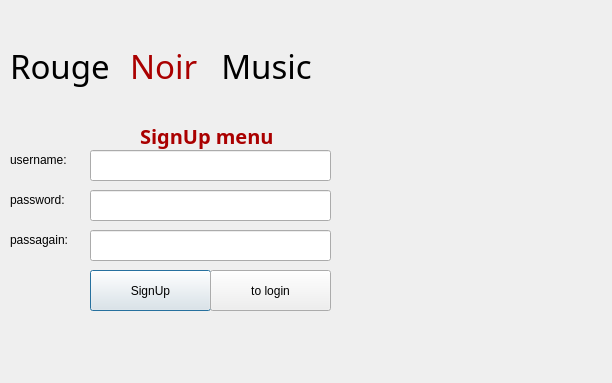
<?xml version="1.0" encoding="UTF-8"?>
<ui version="4.0">
 <class>Signup</class>
 <widget class="QDialog" name="Signup">
  <property name="geometry">
   <rect>
    <x>0</x>
    <y>0</y>
    <width>612</width>
    <height>383</height>
   </rect>
  </property>
  <property name="windowTitle">
   <string>Dialog</string>
  </property>
  <property name="styleSheet">
   <string notr="true">#Signup
{
border-image: url(:/icon/icon/loginandsignup.jpg);
}</string>
  </property>
  <widget class="QPushButton" name="pushButton_signup">
   <property name="geometry">
    <rect>
     <x>90</x>
     <y>270</y>
     <width>121</width>
     <height>41</height>
    </rect>
   </property>
   <property name="text">
    <string>SignUp</string>
   </property>
  </widget>
  <widget class="QLineEdit" name="lineEdit_u">
   <property name="geometry">
    <rect>
     <x>90</x>
     <y>150</y>
     <width>241</width>
     <height>31</height>
    </rect>
   </property>
  </widget>
  <widget class="QLineEdit" name="lineEdit_p">
   <property name="geometry">
    <rect>
     <x>90</x>
     <y>190</y>
     <width>241</width>
     <height>31</height>
    </rect>
   </property>
  </widget>
  <widget class="QLabel" name="label_pass">
   <property name="geometry">
    <rect>
     <x>10</x>
     <y>190</y>
     <width>81</width>
     <height>20</height>
    </rect>
   </property>
   <property name="text">
    <string>password:</string>
   </property>
  </widget>
  <widget class="QLabel" name="label">
   <property name="geometry">
    <rect>
     <x>140</x>
     <y>120</y>
     <width>251</width>
     <height>31</height>
    </rect>
   </property>
   <property name="palette">
    <palette>
     <active>
      <colorrole role="WindowText">
       <brush brushstyle="SolidPattern">
        <color alpha="255">
         <red>170</red>
         <green>0</green>
         <blue>0</blue>
        </color>
       </brush>
      </colorrole>
     </active>
     <inactive>
      <colorrole role="WindowText">
       <brush brushstyle="SolidPattern">
        <color alpha="255">
         <red>170</red>
         <green>0</green>
         <blue>0</blue>
        </color>
       </brush>
      </colorrole>
     </inactive>
     <disabled>
      <colorrole role="WindowText">
       <brush brushstyle="SolidPattern">
        <color alpha="255">
         <red>120</red>
         <green>120</green>
         <blue>120</blue>
        </color>
       </brush>
      </colorrole>
     </disabled>
    </palette>
   </property>
   <property name="font">
    <font>
     <family>Adobe Caslon Pro</family>
     <pointsize>15</pointsize>
     <weight>75</weight>
     <bold>true</bold>
    </font>
   </property>
   <property name="text">
    <string>SignUp menu</string>
   </property>
  </widget>
  <widget class="QPushButton" name="pushButton_tologin">
   <property name="geometry">
    <rect>
     <x>210</x>
     <y>270</y>
     <width>121</width>
     <height>41</height>
    </rect>
   </property>
   <property name="text">
    <string>to login</string>
   </property>
  </widget>
  <widget class="QLabel" name="label_uname">
   <property name="geometry">
    <rect>
     <x>10</x>
     <y>150</y>
     <width>81</width>
     <height>20</height>
    </rect>
   </property>
   <property name="text">
    <string>username:</string>
   </property>
  </widget>
  <widget class="QLineEdit" name="lineEdit_p_2">
   <property name="geometry">
    <rect>
     <x>90</x>
     <y>230</y>
     <width>241</width>
     <height>31</height>
    </rect>
   </property>
  </widget>
  <widget class="QLabel" name="label_pass_2">
   <property name="geometry">
    <rect>
     <x>10</x>
     <y>230</y>
     <width>81</width>
     <height>20</height>
    </rect>
   </property>
   <property name="text">
    <string>passagain:</string>
   </property>
  </widget>
  <widget class="QLabel" name="label_3">
   <property name="geometry">
    <rect>
     <x>130</x>
     <y>30</y>
     <width>161</width>
     <height>71</height>
    </rect>
   </property>
   <property name="palette">
    <palette>
     <active>
      <colorrole role="WindowText">
       <brush brushstyle="SolidPattern">
        <color alpha="255">
         <red>170</red>
         <green>0</green>
         <blue>0</blue>
        </color>
       </brush>
      </colorrole>
     </active>
     <inactive>
      <colorrole role="WindowText">
       <brush brushstyle="SolidPattern">
        <color alpha="255">
         <red>170</red>
         <green>0</green>
         <blue>0</blue>
        </color>
       </brush>
      </colorrole>
     </inactive>
     <disabled>
      <colorrole role="WindowText">
       <brush brushstyle="SolidPattern">
        <color alpha="255">
         <red>120</red>
         <green>120</green>
         <blue>120</blue>
        </color>
       </brush>
      </colorrole>
     </disabled>
    </palette>
   </property>
   <property name="font">
    <font>
     <family>Adobe Caslon Pro Bold</family>
     <pointsize>25</pointsize>
     <weight>50</weight>
     <bold>false</bold>
    </font>
   </property>
   <property name="text">
    <string>Noir</string>
   </property>
  </widget>
  <widget class="QLabel" name="label_2">
   <property name="geometry">
    <rect>
     <x>10</x>
     <y>30</y>
     <width>351</width>
     <height>71</height>
    </rect>
   </property>
   <property name="font">
    <font>
     <family>Adobe Caslon Pro Bold</family>
     <pointsize>25</pointsize>
    </font>
   </property>
   <property name="text">
    <string>Rouge             Music</string>
   </property>
  </widget>
 </widget>
 <resources/>
 <connections/>
</ui>
